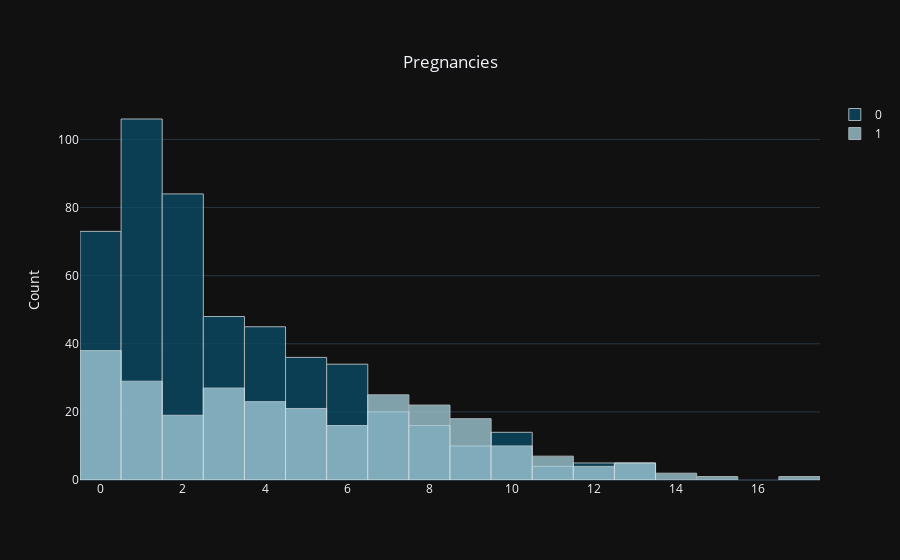
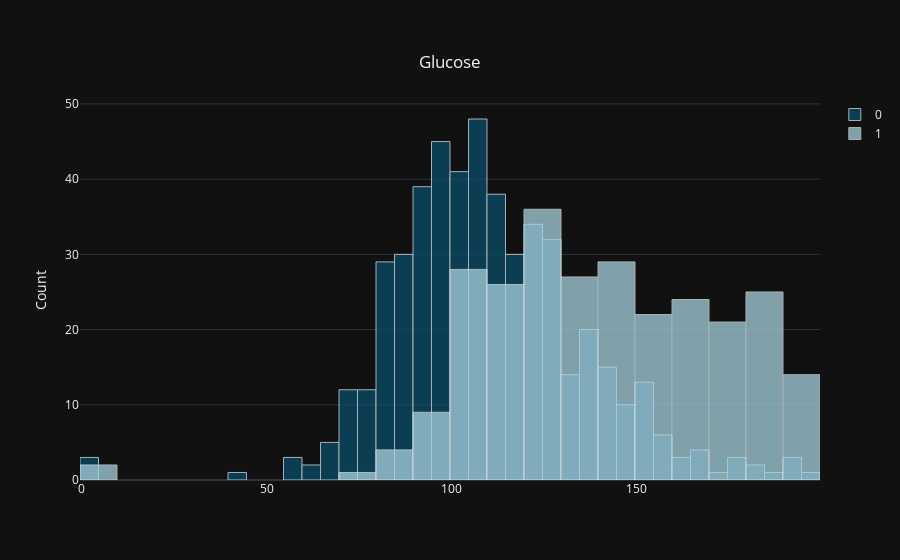
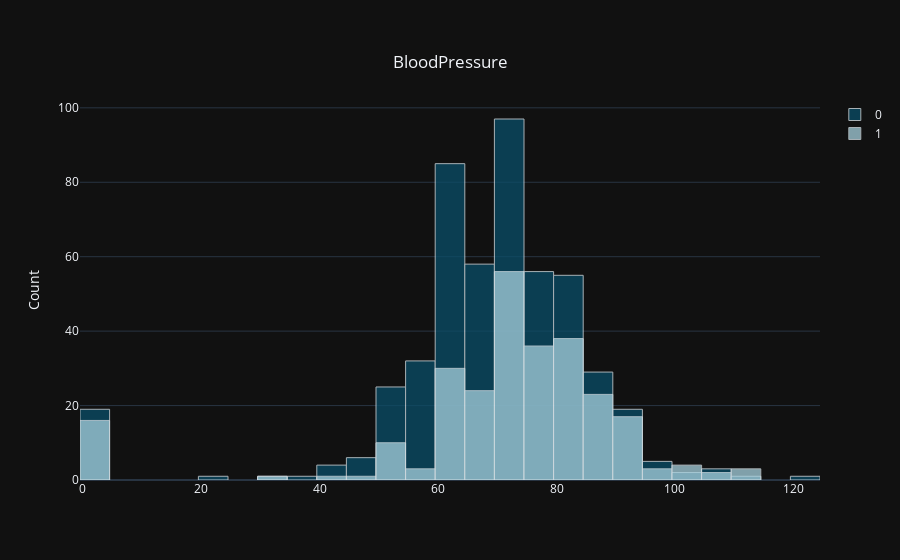

These figures' notebook cell, in order:
### Code cell
for i in num_cols:
    num_features(df, i, "Outcome")

### Figure 1 — Plotly figure (JSON) as saved in the notebook; plotly's stock layout.template omitted (floating-point values rounded to 4 significant figures; data arrays with more than 128 entries replaced by an {"elided": "..."} marker saying what was removed)
{"data": [{"marker": {"color": "#0A4D68", "line": {"color": "#DBE6EC", "width": 1}}, "name": "0", "opacity": 0.75, "type": "histogram", "x": {"elided": "500 int values"}}, {"marker": {"color": "#A6D0DD", "line": {"color": "#DBE6EC", "width": 1}}, "name": "1", "opacity": 0.75, "type": "histogram", "x": {"elided": "268 int values"}}], "layout": {"barmode": "overlay", "title": {"text": "Pregnancies", "x": 0.5, "xanchor": "center", "y": 0.9, "yanchor": "top"}, "yaxis": {"title": {"text": "Count"}}}}

### Figure 2 — Plotly figure (JSON) as saved in the notebook; plotly's stock layout.template omitted (floating-point values rounded to 4 significant figures; data arrays with more than 128 entries replaced by an {"elided": "..."} marker saying what was removed)
{"data": [{"marker": {"color": "#0A4D68", "line": {"color": "#DBE6EC", "width": 1}}, "name": "0", "opacity": 0.75, "type": "histogram", "x": {"elided": "500 int values"}}, {"marker": {"color": "#A6D0DD", "line": {"color": "#DBE6EC", "width": 1}}, "name": "1", "opacity": 0.75, "type": "histogram", "x": {"elided": "268 int values"}}], "layout": {"barmode": "overlay", "title": {"text": "Glucose", "x": 0.5, "xanchor": "center", "y": 0.9, "yanchor": "top"}, "yaxis": {"title": {"text": "Count"}}}}

### Figure 3 — Plotly figure (JSON) as saved in the notebook; plotly's stock layout.template omitted (floating-point values rounded to 4 significant figures; data arrays with more than 128 entries replaced by an {"elided": "..."} marker saying what was removed)
{"data": [{"marker": {"color": "#0A4D68", "line": {"color": "#DBE6EC", "width": 1}}, "name": "0", "opacity": 0.75, "type": "histogram", "x": {"elided": "500 int values"}}, {"marker": {"color": "#A6D0DD", "line": {"color": "#DBE6EC", "width": 1}}, "name": "1", "opacity": 0.75, "type": "histogram", "x": {"elided": "268 int values"}}], "layout": {"barmode": "overlay", "title": {"text": "BloodPressure", "x": 0.5, "xanchor": "center", "y": 0.9, "yanchor": "top"}, "yaxis": {"title": {"text": "Count"}}}}
